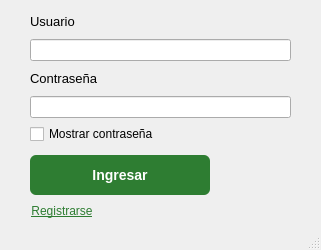
<?xml version="1.0" encoding="UTF-8"?>
<ui version="4.0">
 <class>MainWindow</class>
 <widget class="QMainWindow" name="MainWindow">
  <property name="geometry">
   <rect>
    <x>0</x>
    <y>0</y>
    <width>321</width>
    <height>250</height>
   </rect>
  </property>
  <property name="windowTitle">
   <string>Login - Vivero Plantusucu</string>
  </property>
  <property name="styleSheet">
   <string notr="true">QPushButton#boton_login {
    background-color: #2E7D32;      /* Verde */
    color: white;
    border: none;
    border-radius: 6px;
    padding: 10px;
    font-size: 14px;
    font-weight: bold;
}

QPushButton#boton_login:hover {
    background-color: #388E3C;
}

QPushButton#boton_login:pressed {
    background-color: #1B5E20;
}

QPushButton#boton_login:disabled {
    background-color: #A5D6A7;
    color: #eeeeee;
}

QPushButton#boton_registrarse {
    background-color: transparent;
    color: #2E7D32;
    border:none;
    font-size: 12px;
	text-decoration: underline;
    /*margin-top: 8px;   */
    margin-right: 16px;   
}

QPushButton#boton_registrarse:hover {
    color: #1B5E20;
}

</string>
  </property>
  <widget class="QWidget" name="centralwidget">
   <widget class="QWidget" name="layoutWidget">
    <property name="geometry">
     <rect>
      <x>30</x>
      <y>10</y>
      <width>261</width>
      <height>216</height>
     </rect>
    </property>
    <layout class="QVBoxLayout" name="verticalLayout">
     <item>
      <widget class="QLabel" name="label">
       <property name="sizePolicy">
        <sizepolicy hsizetype="Preferred" vsizetype="Preferred">
         <horstretch>0</horstretch>
         <verstretch>0</verstretch>
        </sizepolicy>
       </property>
       <property name="minimumSize">
        <size>
         <width>0</width>
         <height>10</height>
        </size>
       </property>
       <property name="font">
        <font>
         <family>Arial</family>
        </font>
       </property>
       <property name="text">
        <string>&lt;html&gt;&lt;head/&gt;&lt;body&gt;&lt;p&gt;&lt;span style=&quot; font-size:10pt;&quot;&gt;Usuario&lt;/span&gt;&lt;/p&gt;&lt;/body&gt;&lt;/html&gt;</string>
       </property>
      </widget>
     </item>
     <item>
      <widget class="QLineEdit" name="usuario_input">
       <property name="sizePolicy">
        <sizepolicy hsizetype="Preferred" vsizetype="Preferred">
         <horstretch>0</horstretch>
         <verstretch>0</verstretch>
        </sizepolicy>
       </property>
       <property name="minimumSize">
        <size>
         <width>0</width>
         <height>0</height>
        </size>
       </property>
      </widget>
     </item>
     <item>
      <widget class="QLabel" name="label_2">
       <property name="font">
        <font>
         <family>Arial</family>
        </font>
       </property>
       <property name="text">
        <string>&lt;html&gt;&lt;head/&gt;&lt;body&gt;&lt;p&gt;&lt;span style=&quot; font-size:10pt;&quot;&gt;Contraseña&lt;/span&gt;&lt;/p&gt;&lt;/body&gt;&lt;/html&gt;</string>
       </property>
      </widget>
     </item>
     <item>
      <widget class="QLineEdit" name="clave_input">
       <property name="echoMode">
        <enum>QLineEdit::Password</enum>
       </property>
      </widget>
     </item>
     <item>
      <widget class="QCheckBox" name="checkbox_mostrar_clave">
       <property name="text">
        <string>Mostrar contraseña</string>
       </property>
      </widget>
     </item>
     <item>
      <widget class="QPushButton" name="boton_login">
       <property name="sizePolicy">
        <sizepolicy hsizetype="Fixed" vsizetype="Fixed">
         <horstretch>0</horstretch>
         <verstretch>0</verstretch>
        </sizepolicy>
       </property>
       <property name="minimumSize">
        <size>
         <width>180</width>
         <height>40</height>
        </size>
       </property>
       <property name="maximumSize">
        <size>
         <width>80</width>
         <height>30</height>
        </size>
       </property>
       <property name="styleSheet">
        <string notr="true"/>
       </property>
       <property name="text">
        <string>Ingresar</string>
       </property>
      </widget>
     </item>
     <item>
      <widget class="QPushButton" name="boton_registrarse">
       <property name="sizePolicy">
        <sizepolicy hsizetype="Fixed" vsizetype="Fixed">
         <horstretch>0</horstretch>
         <verstretch>0</verstretch>
        </sizepolicy>
       </property>
       <property name="minimumSize">
        <size>
         <width>80</width>
         <height>30</height>
        </size>
       </property>
       <property name="maximumSize">
        <size>
         <width>80</width>
         <height>30</height>
        </size>
       </property>
       <property name="styleSheet">
        <string notr="true"/>
       </property>
       <property name="text">
        <string>Registrarse</string>
       </property>
      </widget>
     </item>
    </layout>
   </widget>
  </widget>
  <widget class="QMenuBar" name="menubar">
   <property name="geometry">
    <rect>
     <x>0</x>
     <y>0</y>
     <width>321</width>
     <height>26</height>
    </rect>
   </property>
  </widget>
  <widget class="QStatusBar" name="statusbar"/>
 </widget>
 <resources/>
 <connections/>
</ui>
